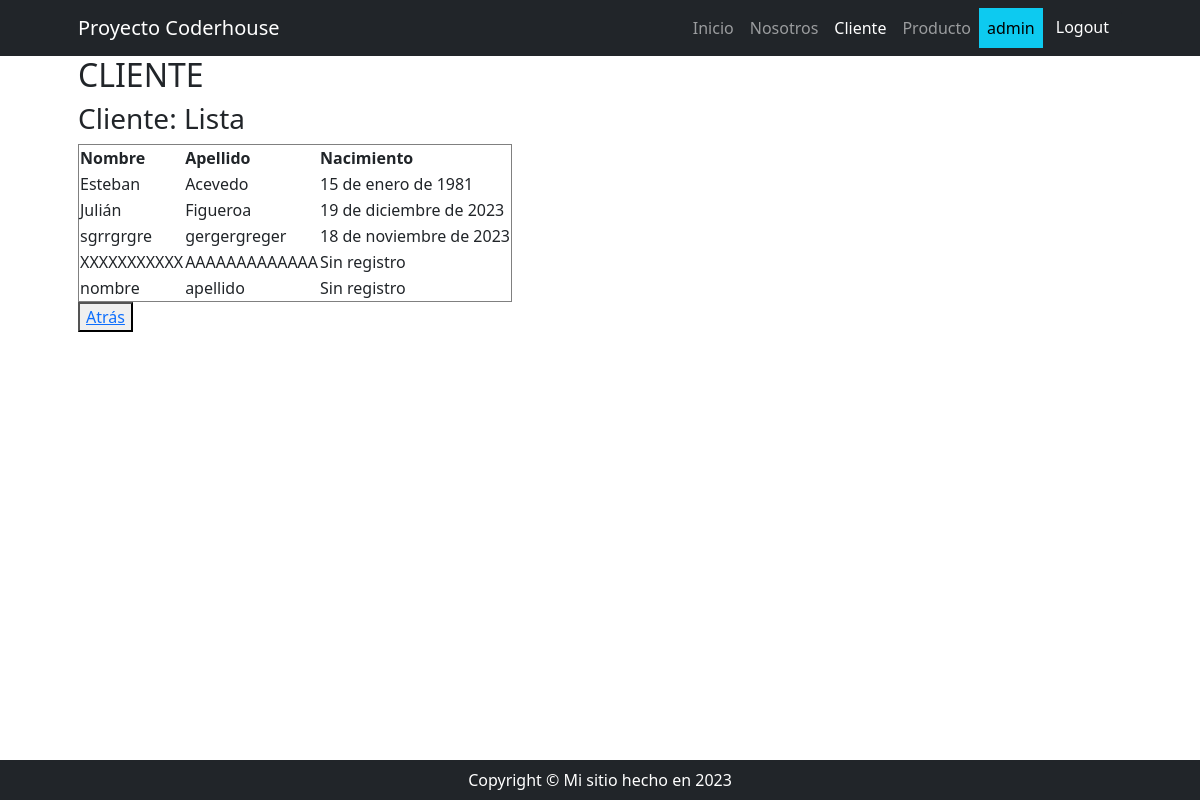
The app's page /clientes/cliente/list (signed in) with its own data.
### cliente/models.py (models this page shows, shortened)
class Cliente(models.Model):
    nombre = models.CharField(max_length=100)
    apellido = models.CharField(max_length=100)
    nacimiento = models.DateField(null=True, blank=True)
    pais_origen_id = models.ForeignKey(
        Pais, null=True, blank=True, on_delete=models.SET_NULL, verbose_name="país de origen"
    )

### cliente/views.py (the view)
# urls.py: path("cliente/list", views.cliente_list, name="cliente_list"),
def cliente_list(request):
    clientes = models.Cliente.objects.all()
    context = {"clientes": clientes}
    return render(request, "cliente/cliente_list.html", context)

### cliente/templates/cliente/cliente_list.html
{% extends 'core/base.html' %}
{% block content %}
    <h2>CLIENTE</h2>
    <h3>Cliente: Lista</h3>
    <table border="1">
        <thead>
            <th>Nombre</th>
            <th>Apellido</th>
            <th>Nacimiento</th>
        </thead>
        <tbody>
            {% for cliente in clientes %}
                <tr>
                    <td>{{ cliente.nombre }}</td>
                    <td>{{ cliente.apellido }}</td>
                    {% if cliente.nacimiento %}
                        <td>{{ cliente.nacimiento }}</td>
                    {% else %}
                        <td>Sin registro</td>
                    {% endif %}
                </tr>
            {% endfor %}
        </tbody>
    </table>
    <button><a href="{% url 'cliente:index' %}">Atrás</a></button>
{% endblock content %}

### core/templates/core/navbar.html (shortened to what this page needs)
<nav class="navbar navbar-expand-lg navbar-dark bg-dark">
    <div class="container px-5">
        <a class="navbar-brand">Proyecto Coderhouse</a>
        <div class="collapse navbar-collapse" id="navbarSupportedContent">
            <ul class="navbar-nav ms-auto mb-2 mb-lg-0">
                <li class="nav-item"><a class="nav-link {% if request.path == '/' %} active {% endif %}" href="{% url 'core:index' %}">Inicio</a></li>
                <li class="nav-item"><a class="nav-link {% if '/about/' in request.path %} active {% endif %}" href="{% url 'core:about' %}">Nosotros</a></li>
                {% if user.is_authenticated %}
                    <li class="nav-item"><a class="nav-link {% if '/clientes/' in request.path %} active {% endif %} " href="{% url 'cliente:index' %}">Cliente</a></li>
                    <li class="nav-item"><a class="nav-link {% if '/productos/' in request.path %} active {% endif %} " href="{% url 'producto:index' %}">Producto</a></li>
                    <li class="nav-item"><a class="nav-link text-bg-info">{{ user.username }}</a></li>
                    <li class="nav-item">
                        <form action="{% url 'core:logout' %}" method="post">
                            <button type="submit" class="btn btn-dark">Logout</button>
                        </form>
                    </li>
                {% else %}
                    <li class="nav-item"><a class="nav-link {% if '/login/' in request.path %} active {% endif %} " href="{% url 'core:login' %}">Login</a></li>
                    <li class="nav-item"><a class="nav-link {% if '/register/' in request.path %} active {% endif %} " href="{% url 'core:register' %}">Register</a></li>
                {% endif %}
            </ul>
        </div>
    </div>
</nav>

### records on screen
Cliente: nombre "Esteban", apellido "Acevedo", nacimiento "15 de enero de 1981"
Cliente: nombre "Julián", apellido "Figueroa", nacimiento "19 de diciembre de 2023"
Cliente: nombre "sgrrgrgre", apellido "gergergreger", nacimiento "18 de noviembre de 2023"
Cliente: nombre "XXXXXXXXXXX", apellido "AAAAAAAAAAAAA", shows "Sin registro"
Cliente: nombre "nombre", apellido "apellido", shows "Sin registro"

### other values on screen
{{ user.username }} "admin"
